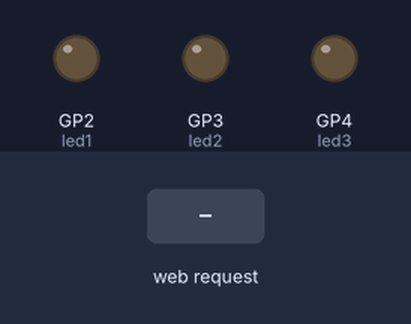
Recording of a program running on a simulated Raspberry Pi Pico running MicroPython. On the bench: output pins drawn as LEDs (lit = HIGH). The test bench sets the inputs (shaded band). WiFi joins after 1.5 s; what the program prints to the serial console is not drawn.

Above: at 2.7 s.
2.8 s: HTTP request GET /on received
At 3.3 s:
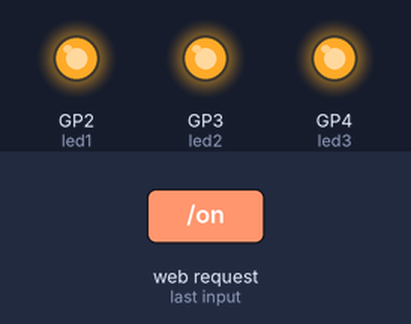
4.3 s: HTTP request GET /off received
At 5.6 s:
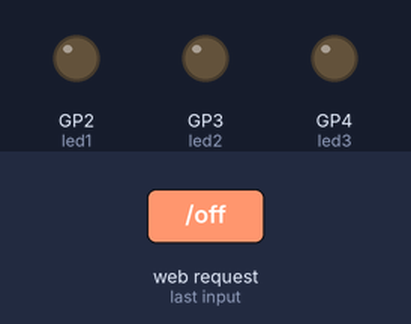
Timing chart, 0 to 7.3 s (numbered marks = the images above; inputs shaded):
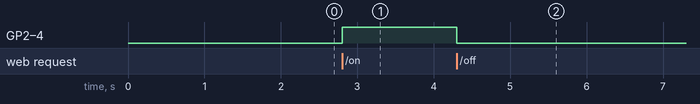

Measured:
- after the input at 2.8 s, GP2 (led1), GP3 (led2), GP4 (led3): LOW → HIGH at once
- after the input at 4.3 s, GP2 (led1), GP3 (led2), GP4 (led3): HIGH → LOW at once

The program:

LedWebServer.py
```python
import network
import socket
from machine import Pin

# Define three LEDs
led1 = Pin(2, Pin.OUT)  # GPIO2
led2 = Pin(3, Pin.OUT)  # GPIO3
led3 = Pin(4, Pin.OUT)  # GPIO4

# Wi-Fi credentials
ssid = "Virus#404"
password = "password2"

# Connect to Wi-Fi
wlan = network.WLAN(network.STA_IF)
wlan.active(True)
wlan.connect(ssid, password)
while not wlan.isconnected():
    pass
print("Connected, IP:", wlan.ifconfig()[0])

def control_leds(state):
    led1.value(state)
    led2.value(state)
    led3.value(state)

html = """
<!DOCTYPE html>
<html>
<head>
    <title>Pico LED Control</title>
</head>
<body>
    <h2>Raspberry Pi Pico W LED Control</h2>
    <a href="/on"><button>Turn ON LEDs</button></a>
    <a href="/off"><button>Turn OFF LEDs</button></a>
</body>
</html>
"""

s = socket.socket()
s.bind(("", 80))
s.listen(1)

while True:
    conn, _ = s.accept()
    request = conn.recv(1024).decode()

    if "/on" in request:
        control_leds(1)
    elif "/off" in request:
        control_leds(0)

    conn.send("HTTP/1.1 200 OK\nContent-Type: text/html\n\n" + html)
    conn.close()
```
